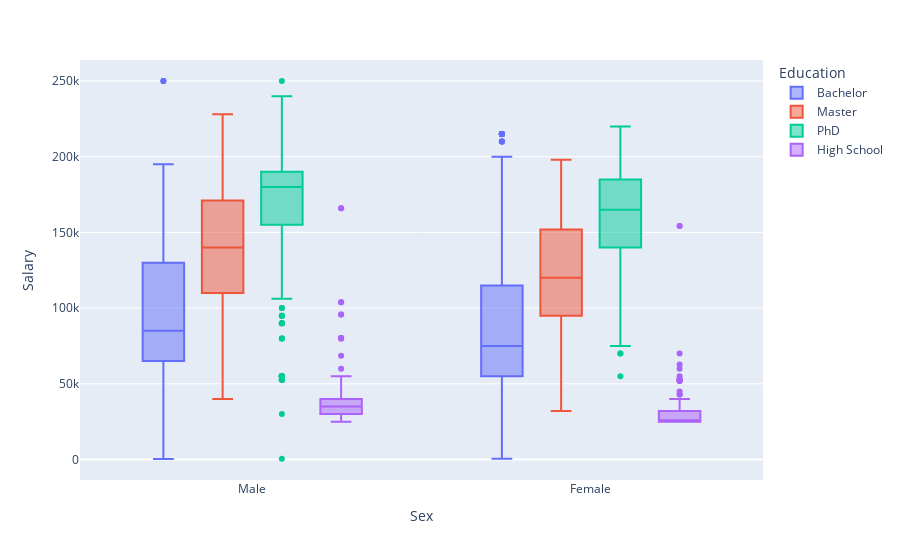

Notebook code for this chart:
### Code cell
fig = px.box(df, x='Sex', y='Salary', color='Education')
fig.show()

### Figure 1 — Plotly figure (JSON) as saved in the notebook; plotly's stock layout.template omitted (floating-point values rounded to 4 significant figures; data arrays with more than 128 entries replaced by an {"elided": "..."} marker saying what was removed)
{"data": [{"alignmentgroup": "True", "hovertemplate": "Education=Bachelor<br>Sex=%{x}<br>Salary=%{y}<extra></extra>", "legendgroup": "Bachelor", "marker": {"color": "#636efa"}, "name": "Bachelor", "notched": false, "offsetgroup": "Bachelor", "orientation": "v", "showlegend": true, "type": "box", "x": {"elided": "3021 str values"}, "x0": " ", "xaxis": "x", "y": {"elided": "3021 int values"}, "y0": " ", "yaxis": "y"}, {"alignmentgroup": "True", "hovertemplate": "Education=Master<br>Sex=%{x}<br>Salary=%{y}<extra></extra>", "legendgroup": "Master", "marker": {"color": "#EF553B"}, "name": "Master", "notched": false, "offsetgroup": "Master", "orientation": "v", "showlegend": true, "type": "box", "x": {"elided": "1858 str values"}, "x0": " ", "xaxis": "x", "y": {"elided": "1858 int values"}, "y0": " ", "yaxis": "y"}, {"alignmentgroup": "True", "hovertemplate": "Education=PhD<br>Sex=%{x}<br>Salary=%{y}<extra></extra>", "legendgroup": "PhD", "marker": {"color": "#00cc96"}, "name": "PhD", "notched": false, "offsetgroup": "PhD", "orientation": "v", "showlegend": true, "type": "box", "x": {"elided": "1369 str values"}, "x0": " ", "xaxis": "x", "y": {"elided": "1369 int values"}, "y0": " ", "yaxis": "y"}, {"alignmentgroup": "True", "hovertemplate": "Education=High School<br>Sex=%{x}<br>Salary=%{y}<extra></extra>", "legendgroup": "High School", "marker": {"color": "#ab63fa"}, "name": "High School", "notched": false, "offsetgroup": "High School", "orientation": "v", "showlegend": true, "type": "box", "x": {"elided": "436 str values"}, "x0": " ", "xaxis": "x", "y": {"elided": "436 int values"}, "y0": " ", "yaxis": "y"}], "layout": {"boxmode": "group", "legend": {"title": {"text": "Education"}, "tracegroupgap": 0}, "margin": {"t": 60}, "xaxis": {"anchor": "y", "domain": [0, 1], "title": {"text": "Sex"}}, "yaxis": {"anchor": "x", "domain": [0, 1], "title": {"text": "Salary"}}}}
